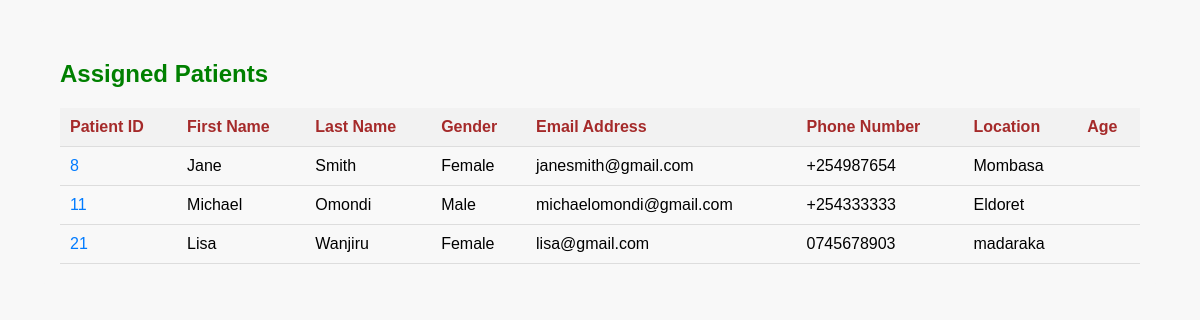
Page /administrator/assignedPatients.php?doctorId=7 (signed in) on the committed database.
### tables this page shows
CREATE TABLE `patient` (
  `patientId` int(11) NOT NULL,
  `firstName` varchar(128) NOT NULL,
  `lastName` varchar(128) NOT NULL,
  `gender` varchar(20) NOT NULL,
  `emailAddress` varchar(255) NOT NULL,
  `phoneNumber` varchar(10) NOT NULL,
  `location` varchar(255) NOT NULL,
  `dateOfBirth` timestamp NOT NULL DEFAULT current_timestamp() ON UPDATE current_timestamp(),
  `passwordHash` varchar(255) NOT NULL,
  `SSN` int(11) NOT NULL,
  `activeStatus` tinyint(1) DEFAULT 1
);

### configuration.php (called while the page is built)
<?php
$config = [
	'db_host' => 'localhost',
	'db_username' => 'root',
	'db_password' => '',
	'db_name' => 'drug_dispenser'
];
?>

### database.php (called while the page is built, shortened)
<?php
class Database {
	private $host;
	private $username;
	private $password;
	private $database;
	private $connection;
	public function __construct() {
		require_once 'configuration.php';
		$this->host = $config['db_host'];
		$this->username = $config['db_username'];
		$this->password = $config['db_password'];
		$this->database = $config['db_name'];
	}
	private function connect() {
		$this->connection = new mysqli($this->host, $this->username, $this->password, $this->database);
	}
	public function queryData($query, $values) {
		if (count($values) > 0) {
			$statement = $this->connection->prepare($query);
			$statement->bind_param(str_repeat('s', count($values)), ...$values);
			$statement->execute();
			$result = $statement->get_result();
			$rows = $result->fetch_all(MYSQLI_ASSOC);
		} else {
			$result = $this->connection->query($query);
			$rows = $result->fetch_all(MYSQLI_ASSOC);
		}
		return $rows;
	}
}
?>

### administrator/assignedPatients.php (the view, shortened to what this page needs)
<!DOCTYPE html>
<html>
<head>
    <link rel="stylesheet" type="text/css" href="styles.css">
</head>
<body>
    <div class="container">
	<h2>Assigned Patients</h2>
<?php
require_once '../database.php';
if (isset($_GET['doctorId'])) {
	$doctorId = $_GET['doctorId'];
	$db = new Database();
	$query = "SELECT p.patientId, p.firstName, p.lastName, p.gender, p.emailAddress, p.phoneNumber, p.location, p.dateOfBirth
		FROM patient p
		INNER JOIN patient_doctor pd ON p.patientId = pd.patientId
		WHERE pd.doctorId = ?";
	$values = [$doctorId];
	$assignedPatients = $db->queryData($query, $values);
?>
		<table>
		    <thead>
			<tr>
			    <th>Patient ID</th>
			    <th>First Name</th>
			    <th>Last Name</th>
			    <th>Gender</th>
			    <th>Email Address</th>
			    <th>Phone Number</th>
			    <th>Location</th>
			    <th>Age</th>
			</tr>
		    </thead>
		    <tbody>
<?php
	foreach ($assignedPatients as $patient) {
		$patientId = $patient['patientId'];
		$firstName = $patient['firstName'];
		$lastName = $patient['lastName'];
		$gender = $patient['gender'];
		$emailAddress = $patient['emailAddress'];
		$phoneNumber = $patient['phoneNumber'];
		$location = $patient['location'];
		$dateOfBirth = $patient['dateOfBirth'];
		$age = "<script>document.write(moment('" . $dateOfBirth . "').fromNow(true));</script>";
?>
			    <tr>
				<td><a href="../profiles/patientProfile.php?patientId=<?php echo $patientId; ?>"><?php echo $patientId; ?></a></td>
				<td><?php echo $firstName; ?></td>
				<td><?php echo $lastName; ?></td>
				<td><?php echo $gender; ?></td>
				<td><?php echo $emailAddress; ?></td>
				<td><?php echo $phoneNumber; ?></td>
				<td><?php echo $location; ?></td>
				<td><?php echo $age; ?></td>
			    </tr>
<?php
	}
?>
		    </tbody>
		</table>
<?php
} else {
	echo '<p>No assigned patients for this doctor.</p>';
}
?>
    </div>
</body>
</html>

### administrator/styles.css (style rules this page uses)
body { font-family: Arial, sans-serif; margin: 0; background-color: #f8f8f8; padding: 0; }
.container { max-width: 90%; width: 90%; margin: 20px auto; padding: 20px; background-color: #f8f8f8; border-radius: 5px; }
h2 { color: green; }
table { width: 100%; border-collapse: collapse; }
th, td { padding: 10px; text-align: left; border-bottom: 1px solid #ddd; }
th { color: brown; }
th { background-color: #f2f2f2; }
tr:nth-child(even) { background-color: #f9f9f9; }
td a { text-decoration: none; color: #007bff; transition: color 0.3s; }

### rows in the picture
patient: patientId "8", firstName "Jane", lastName "Smith", gender "Female", emailAddress "janesmith@gmail.com", phoneNumber "+254987654", location "Mombasa"
patient: patientId "11", firstName "Michael", lastName "Omondi", gender "Male", emailAddress "michaelomondi@gmail.com", phoneNumber "+254333333", location "Eldoret"
patient: patientId "21", firstName "Lisa", lastName "Wanjiru", gender "Female", emailAddress "lisa@gmail.com", phoneNumber "0745678903", location "madaraka"
